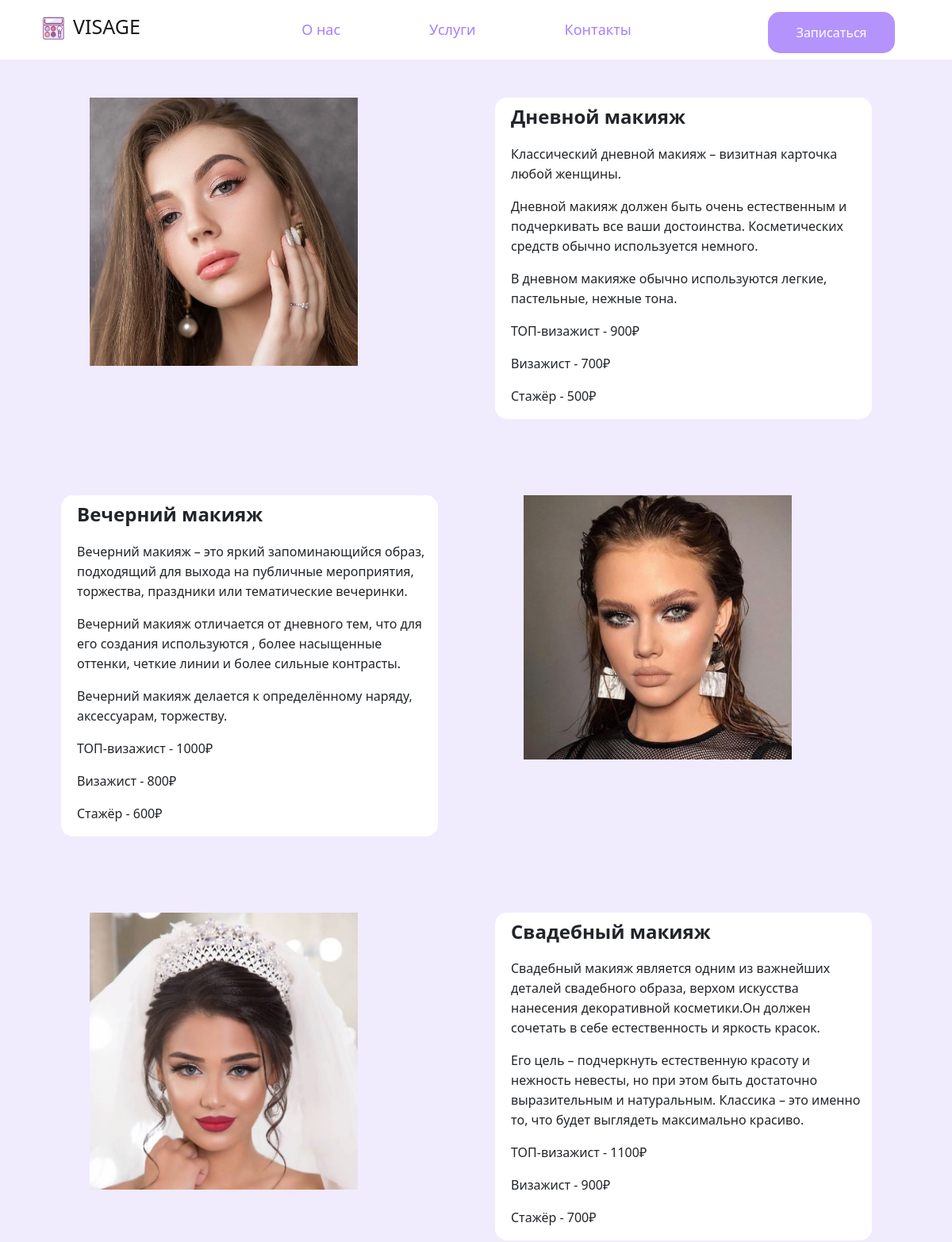
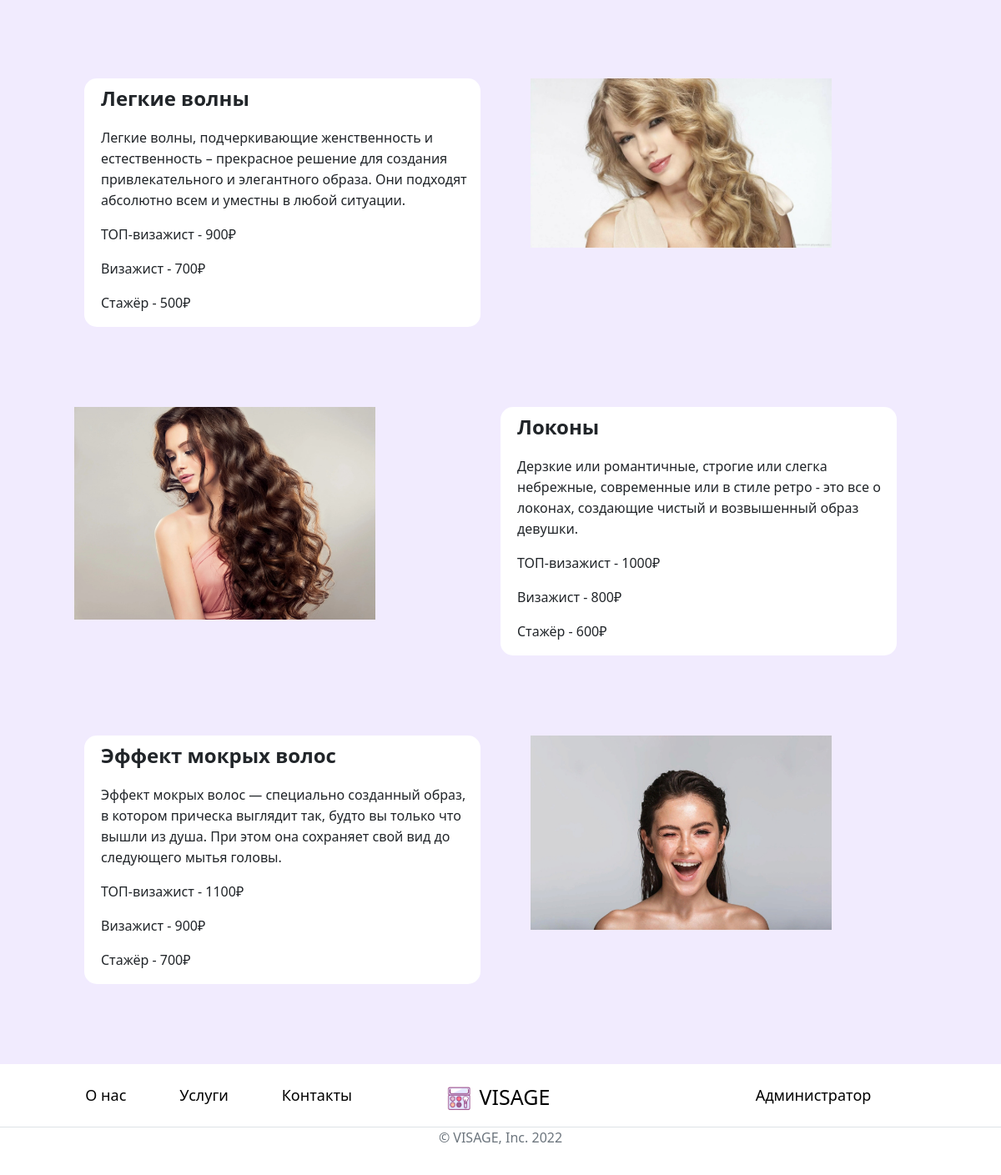
The app's page /service/, older data (2 pictures, top to bottom).
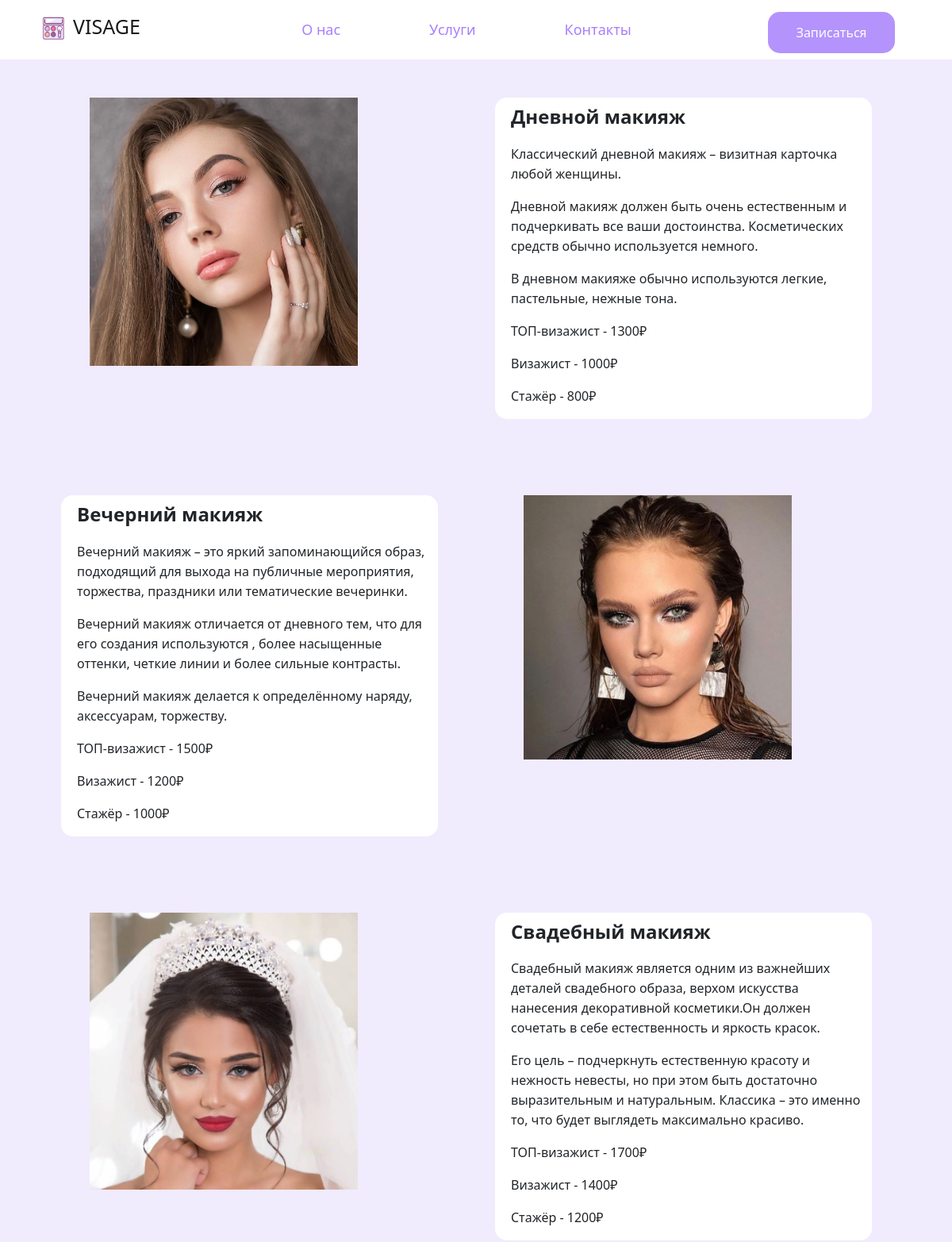
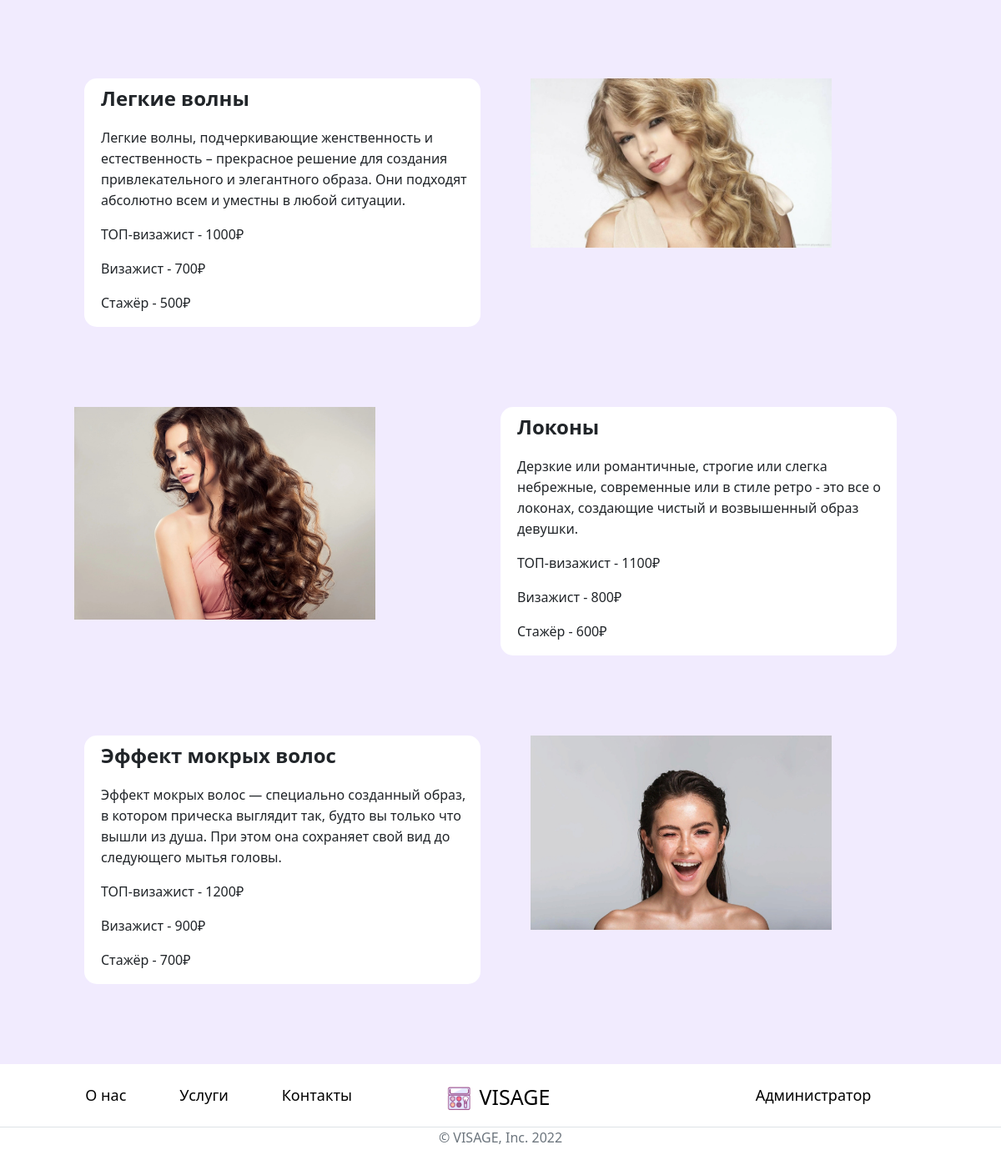
The same page, newer data (2 pictures, top to bottom).
### content/models.py (models this page shows, shortened)
class Makeup(models.Model):
    name = models.CharField(max_length=20, verbose_name="Название")
    opisanie = models.TextField(verbose_name="Описание")
    stoimost = models.IntegerField(verbose_name="Стоимость")
    foto = models.ImageField(upload_to='makeup/')
    def __str__(self):
        return self.name

class Kvalifikaciya(models.Model):
    opyt = models.CharField(max_length=20, verbose_name="Опыт")
    procent = models.FloatField(verbose_name="Процент")

class Pricheski(models.Model):
    name = models.CharField(max_length=20, verbose_name="Название")
    opisanie = models.TextField(verbose_name="Описание")
    stoimost = models.IntegerField(verbose_name="Стоимость")
    foto = models.ImageField(upload_to='pricheski/')
    def __str__(self):
        return self.name

### content/views.py (the view)
# urls.py: path('service/', service, name="service"),
def service(request):
    form = ZayavkiForm()
    kvalifikaciya = Kvalifikaciya.objects.all()
    pricheski = Pricheski.objects.all()
    makeup = Makeup.objects.all()
    stoimost = []
    for i in makeup:
        for j in kvalifikaciya:
            stoimost.append(j.procent * i.stoimost)
    return render(request, 'service.html',
                  {'title': 'Услуги', "form": form, "kvalifikaciya": kvalifikaciya, "pricheski": pricheski,
                   "makeup": makeup, "stoimost": stoimost})

### content/models.py (called while the page is built)
    def __str__(self):
        return f"{self.fam}  {self.name}"

### templates/service.html
{% extends 'base.html' %}
{% load static %}
{% block content %}
    <div class="container mt-5">
    {% for i in makeup %}
     {% if forloop.counter|divisibleby:"2" %}
      <div class="row mb-5 mt-5 justify-content-center">
        <div class="col-lg-5 col-md-12 me-lg-5">
          <div class="row justify-content-center">
            <div class="col-12 mb-5" style="background-color: white; border-radius: 15px; padding-left: 20px;">
              <h4 style="margin-top: 10px; margin-bottom: 20px;"><b>{{ i.name }}</b></h4>
              <p>{{ i.opisanie|safe  }}</p>
                {% for j in kvalifikaciya %}
                    <p>{{ j.opyt }} - {{  j.procent|add:i.stoimost }}₽</p>
                {% endfor %}
            </div>
          </div>
        </div>
        <div class="col-lg-5 col-md-12 ms-lg-5">
          <img src="{{  i.foto.url }}" class="w-75" alt="">
        </div>
      </div>
         {% else %}
       <div class="row justify-content-center">
                <div class="col-lg-5 col-md-12 me-lg-5">
                    <img src="{{  i.foto.url }}" class="w-75" alt="">
                </div>
               <div class="col-lg-5 col-md-12">
          <div class="row justify-content-center">
            <div class="col-12 mb-5" style="background-color: white; border-radius: 15px; padding-left: 20px;">
              <h4 style="margin-top: 10px; margin-bottom: 20px;"><b>{{ i.name }}</b></h4>
              <p>{{ i.opisanie|safe  }}</p>
                {% for j in kvalifikaciya %}
                    <p>{{ j.opyt }} - {{  j.procent|add:i.stoimost }}₽</p>
                {% endfor %}
            </div>
          </div>
        </div>
      </div>
        {% endif %}
     {% endfor %}
    {% for i in pricheski %}
     {% if forloop.counter|divisibleby:"2" %}
      <div class="row justify-content-center">
        <div class="col-lg-5 col-md-12 me-lg-5">
          <img style="width: 80%" src="{{ i.foto.url }}">
        </div>
        <div class="col-lg-5 col-md-12 me-lg-5">
          <div class="row justify-content-center">
            <div class="col-12 mb-5" style="background-color: white; border-radius: 15px; padding-left: 20px;">
              <h4 style="margin-top: 10px; margin-bottom: 20px;"><b>{{ i.name }}</b></h4>
              <p>{{ i.opisanie|safe  }}</p>
                {% for j in kvalifikaciya %}
                    <p>{{ j.opyt }} - {{  j.procent|add:i.stoimost }}₽</p>
                {% endfor %}
            </div>
          </div>
        </div>
      </div>
         {% else %}
       <div class="row mb-5 mt-5 justify-content-center">
               <div class="col-lg-5 col-md-12">
          <div class="row justify-content-center">
            <div class="col-12 mb-5" style="background-color: white; border-radius: 15px; padding-left: 20px;">
              <h4 style="margin-top: 10px; margin-bottom: 20px;"><b>{{ i.name }}</b></h4>
              <p>{{ i.opisanie|safe  }}</p>
                {% for j in kvalifikaciya %}
                    <p>{{ j.opyt }} - {{  j.procent|add:i.stoimost }}₽</p>
                {% endfor %}
            </div>
          </div>
        </div>
           <div class="col-lg-5 col-md-12 ms-lg-5">
                <img src="{{ i.foto.url }}" style="width: 80%">
            </div>
      </div>
        {% endif %}
     {% endfor %}
    </div>
{% endblock %}

### templates/base.html (shortened to what this page needs)
{% load static %}
<!doctype html>
<html lang="en">
  <head>
    <link href="https://cdn.jsdelivr.net/npm/bootstrap@5.1.3/dist/css/bootstrap.min.css" rel="stylesheet">
    <link rel="stylesheet" href="{% static 'style.css' %}">
   <link rel="stylesheet" href="https://cdnjs.cloudflare.com/ajax/libs/jquery-datetimepicker/2.5.20/jquery.datetimepicker.min.css" />
  </head>
  <body style="background-color: #F1EBFE;">
    <nav class="navbar navbar-expand-lg navbar-light bg-white">
       <div class="container">
        <div class="row w-100">
        <div class="col-lg-2" style="margin-top: 7px;">
          <a class="navbar-brand" href="{% url 'home' %}" style="font-size: 25px;"><img src="{% static 'images/1.png' %}" width="50px"><span style="margin-top: 15px;">VISAGE</span></a>
        </div>
        <div class="col-lg-8 d-flex justify-content-center">
          <div class="navbar" id="navbarNav">
          <ul class="navbar-nav">
            <li class="nav-item" id="nav-nav">
              <a class="nav-link mx-5 text-black" id="link" href="{% url 'about_us' %}">О нас</a>
            </li>
            <li class="nav-item">
              <a class="nav-link mx-5" href="{% url 'service' %}">Услуги</a>
            </li>
            <li class="nav-item">
              <a class="nav-link mx-5"href="{% url 'contact' %}">Контакты</a>
            </li>
          </ul>
        </div>
        </div>
        <div class="col-lg-2 d-flex justify-content-center" style="margin-top: 7px;">
          <button type="button" class="buttons" data-bs-toggle="modal" data-bs-target="#Modal" style="float: right; font-size: 16px;">Записаться</button>
        </div>
      </div>
    </div>
    </nav>
  {% block content %}
  {% endblock content %}
    <div class="container-fluid bg-white">
      <footer class="py-3">
        <div class="row border-bottom">
          <div class="col d-flex justify-content-end">
            <ul class="nav pb-3">
              <li class="nav-item"><a href="{% url 'about_us' %}" id="nav-footer" class="nav-link text-muted">О нас</a></li>
              <li class="nav-item"><a href="{% url 'service' %}" id="nav-footer" class="nav-link ps-5 text-muted">Услуги</a></li>
              <li class="nav-item"><a href="{% url 'contact' %}" id="nav-footer" class="nav-link ps-5 text-muted">Контакты</a></li>
            </ul>
          </div>
          <div class="col-3 d-flex justify-content-center">
            <a class="navbar-brand" href="#" style="font-size: 25px; color: black;"><img src="{% static 'images/1.png' %}" width="50px"></img><span style="margin-top: 10px;">VISAGE</span></a>
          </div>
          <div class="col d-flex justify-content-center">
            <ul class="nav pb-3">
              <li class="nav-item"><a href="{% url 'adminka' %}" id="nav-footer" class="nav-link text-muted">Администратор</a></li>
            </ul>
          </div>
        </div>
        <p class="text-center text-muted">© VISAGE, Inc. 2022</p>
      </footer>
    </div>
  </body>
</html>

### content/static/style.css (style rules this page uses)
.buttons { background-color: #B493FC; color: white; border-width: 0px; border-radius: 15px; padding: 7px 35px 7px 35px; margin-right: 10px; text-decoration: none; }
.nav-link { color:#a77ffc !important; font-size: 18px; }
p { line-height: 25px; }
#nav-footer { color: black !important; }

Row changes from the older to the newer data that the page shows:
changed Kvalifikaciya "ТОП-визажист": procent|add "900" → "1300"; procent|add "1000" → "1500"; procent|add "1100" → "1700"; procent|add "900" → "1000"; procent|add "1000" → "1100"; procent|add "1100" → "1200"
changed through a linked row, Kvalifikaciya "Визажист": procent|add "700" → "1000"; procent|add "800" → "1200"; procent|add "900" → "1400"
changed through a linked row, Kvalifikaciya "Стажёр": procent|add "500" → "800"; procent|add "600" → "1000"; procent|add "700" → "1200"
